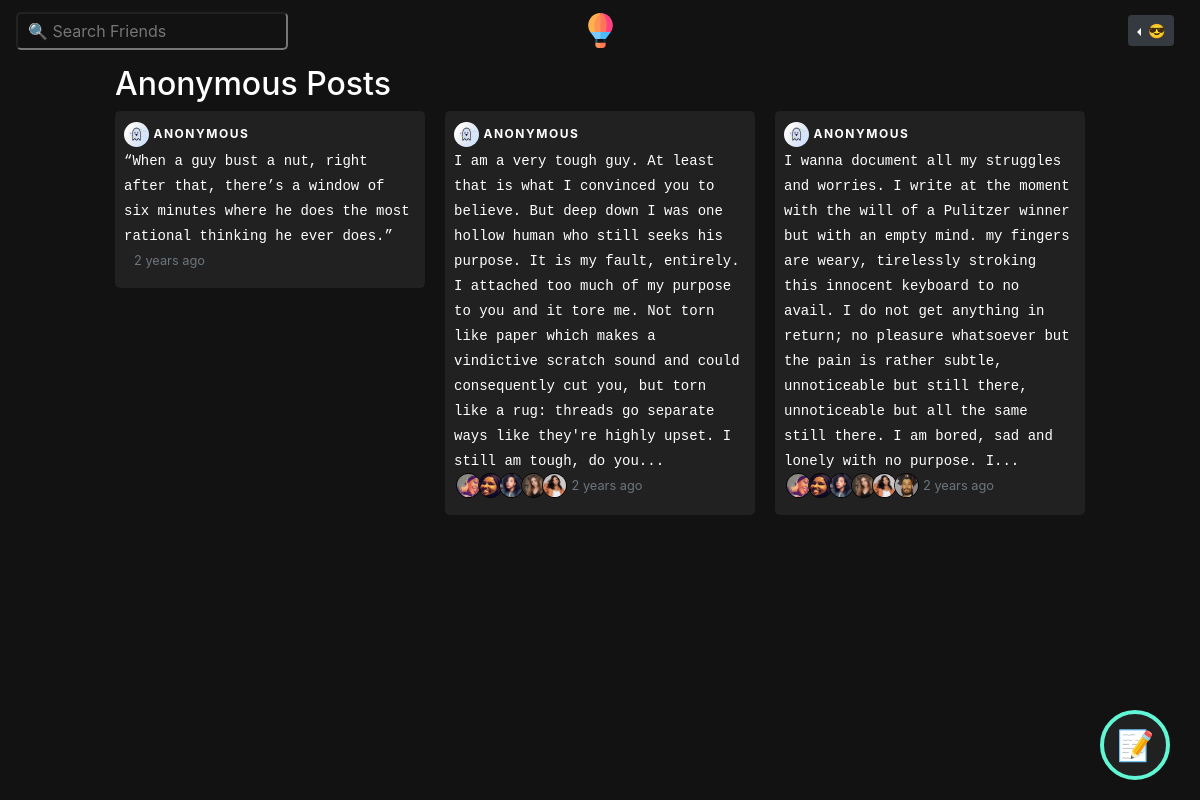
Page /anonymous (signed in) on the committed database.
### bambiv3/models.py (models this page shows, shortened)
class Post(db.Model):
	id = db.Column(db.Integer, primary_key=True)
	title = db.Column(db.String(100)) #nullable=False
	date_posted = db.Column(db.DateTime, nullable=False, default=datetime.utcnow)
	content = db.Column(db.Text, nullable=False)
	image = db.Column(db.String(20))
	anonymous = db.Column(db.Boolean, default=False, nullable=False)
	user_id = db.Column(db.Integer, db.ForeignKey('user.id'), nullable=False)
	likes = db.relationship('PostLike', backref='post', lazy='dynamic')
	comments = db.relationship("Comment", backref="post", lazy="dynamic", cascade="all, delete-orphan")

class User(db.Model, UserMixin):
	id = db.Column(db.Integer, primary_key=True)
	username = db.Column(db.String(20), unique=True, nullable=False)
	email = db.Column(db.String(120), unique=True, nullable=False)
	image_file = db.Column(db.String(20), nullable=False, default='default.jpg')
	password = db.Column(db.String(60), nullable=False)
	last_seen = db.Column(db.DateTime, default=datetime.utcnow)
	date_joined = db.Column(db.DateTime, nullable=False, default=datetime.utcnow)
	department = db.Column(db.String(20), nullable=False)
	student_number = db.Column(db.Integer(), unique=True, nullable=False)
	age = db.Column(db.DateTime, nullable=False)
	gender = db.Column(db.String(20), nullable=False)
	country = db.Column(db.String(20), nullable=False)
	hobby = db.Column(db.String(20), nullable=False)
	bio = db.Column(db.String(120), nullable=True)
	private = db.Column(db.Boolean, default=False, nullable=False)
	single = db.Column(db.Boolean, default=False, nullable=False)
	snapchat = db.Column(db.String(20),default=False, nullable=False)
	instagram = db.Column(db.String(20),default=False, nullable=False)
	posts = db.relationship('Post', backref='author', lazy=True, cascade="all, delete-orphan")
	products = db.relationship('Product', backref='author', lazy=True, cascade="all, delete-orphan")
	comments = db.relationship("Comment", backref="author", lazy="dynamic", cascade="all, delete-orphan")
	followed = db.relationship(
		'User', secondary=followers,
		primaryjoin=(followers.c.follower_id == id),
		secondaryjoin=(followers.c.followed_id == id),
		backref=db.backref('followers', lazy='dynamic'), lazy='dynamic')
	messages_sent = db.relationship('Message',
									foreign_keys='Message.sender_id',
									backref='author', lazy='dynamic', cascade="all, delete-orphan")
	messages_received = db.relationship('Message',
										foreign_keys='Message.recipient_id',
										backref='recipient', lazy='dynamic', cascade="all, delete-orphan")
	last_message_read_time = db.Column(db.DateTime)
	def is_following(self, user):
		return self.followed.filter(followers.c.followed_id == user.id).count() > 0
	def has_liked_post(self, post):
		return PostLike.query.filter(
			PostLike.user_id == self.id,
			PostLike.post_id == post.id).count() > 0
	def new_messages(self):
		last_read_time = self.last_message_read_time or datetime(1900, 1, 1)
		return Message.query.filter_by(recipient=self).filter(
			Message.timestamp > last_read_time).count()

### bambiv3/routes.py (the view)
@app.route('/anonymous')
@login_required
def anonymous():
	users = User.query.all()
	anonymous = set()
	posts = Post.query.all()
	for post in posts:
		if post.anonymous:
			anonymous.add(post)
	return render_template('anonymous.html', users=users, anonymous=anonymous, title="Anonymous")

### bambiv3/models.py (called while the page is built)
@login_manager.user_loader
def load_user(user_id):
	return User.query.get(int(user_id))

### bambiv3/routes.py (called while the page is built)
@app.before_request
def before_request():
	if current_user.is_authenticated:
		current_user.last_seen = datetime.utcnow()
		db.session.commit()

### bambiv3/templates/anonymous.html (shortened to what this page needs)
{% extends "layout.html" %}
{% block content %}
<div class="container-fluid">
  <div class="row">
    <div class="col-lg-1"></div>
    <div class="col-lg-10">
     <h2 class="mt-1">Anonymous Posts</h2>
     <div class="card-columns">
   {% for post in anonymous %}
      <div class="card" style="border:1px solid #212121;border-radius:5px;">
        <div class="card-block p-2" style="background:#212121;">
          <img src="{{ url_for('static', filename='resources/' + 'ghost.jpg') }}" style="width:25px;height:25px;border-radius:50%">
          <span style="text-transform:uppercase;font-weight:700;font-size:12px;letter-spacing:1.5px;">anonymous</span> <br>
          <code style="color:#fff;">
            <a href=" {{ url_for('post', post_id=post.id) }} " style="color:#fff;text-decoration:none;">
            {{post.content| truncate(420) | safe | urlize(40, target='_blank')}}
            </a>
         </code> <br>
        <span class="mb-2" style="margin-left:10px;">
            {% for user in users if user.has_liked_post(post) and user.is_following(current_user)%}
            <a href="{{url_for('user_posts', username=user.username)}}"><img src="{{ url_for('static', filename='profile_pics/' + user.image_file) }}" style="width:25px;height:25px;border-radius:50%;margin-left:-8px;border:1px solid #000;" title="{{user.username.title()}}"></a>
            {% endfor %}
            <small class="text-muted">{{ moment(post.date_posted).fromNow() }}</small>
        </span>
        </div>
      </div>
      {% endfor %}
  </div>
</div>
</div>
{% endblock content %}

### bambiv3/static/main.css (style rules this page uses)
body { background:#121212; color:#fff; }
.about span, small { color:#1e90ff; }

### rows in the picture
Post: content "“When a guy bust a nut, right after that, there’s a window of six minutes where he does the most rational thinking he ever does.”", date_posted "2 years ago"
Post: content "I am a very tough guy. At least that is what I convinced you to believe. But deep down I was one hollow human who still seeks his purpose. It is my fault, entirely. I attached too much of my purpose to you and it tore me. Not torn like paper which makes a vindictive scratch sound and could consequently cut you, but torn like a rug: threads go separate ways like they're highly upset. I still am tough, do you...", date_posted "2 years ago"
User: image_file (picture)
User: image_file (picture)
User: image_file (picture)
User: image_file (picture)
User: image_file (picture)
Post: content "I wanna document all my struggles and worries. I write at the moment with the will of a Pulitzer winner but with an empty mind. my fingers are weary, tirelessly stroking this innocent keyboard to no avail. I do not get anything in return; no pleasure whatsoever but the pain is rather subtle, unnoticeable but still there, unnoticeable but all the same still there. I am bored, sad and lonely with no purpose. I...", date_posted "2 years ago"
User: image_file (picture)
